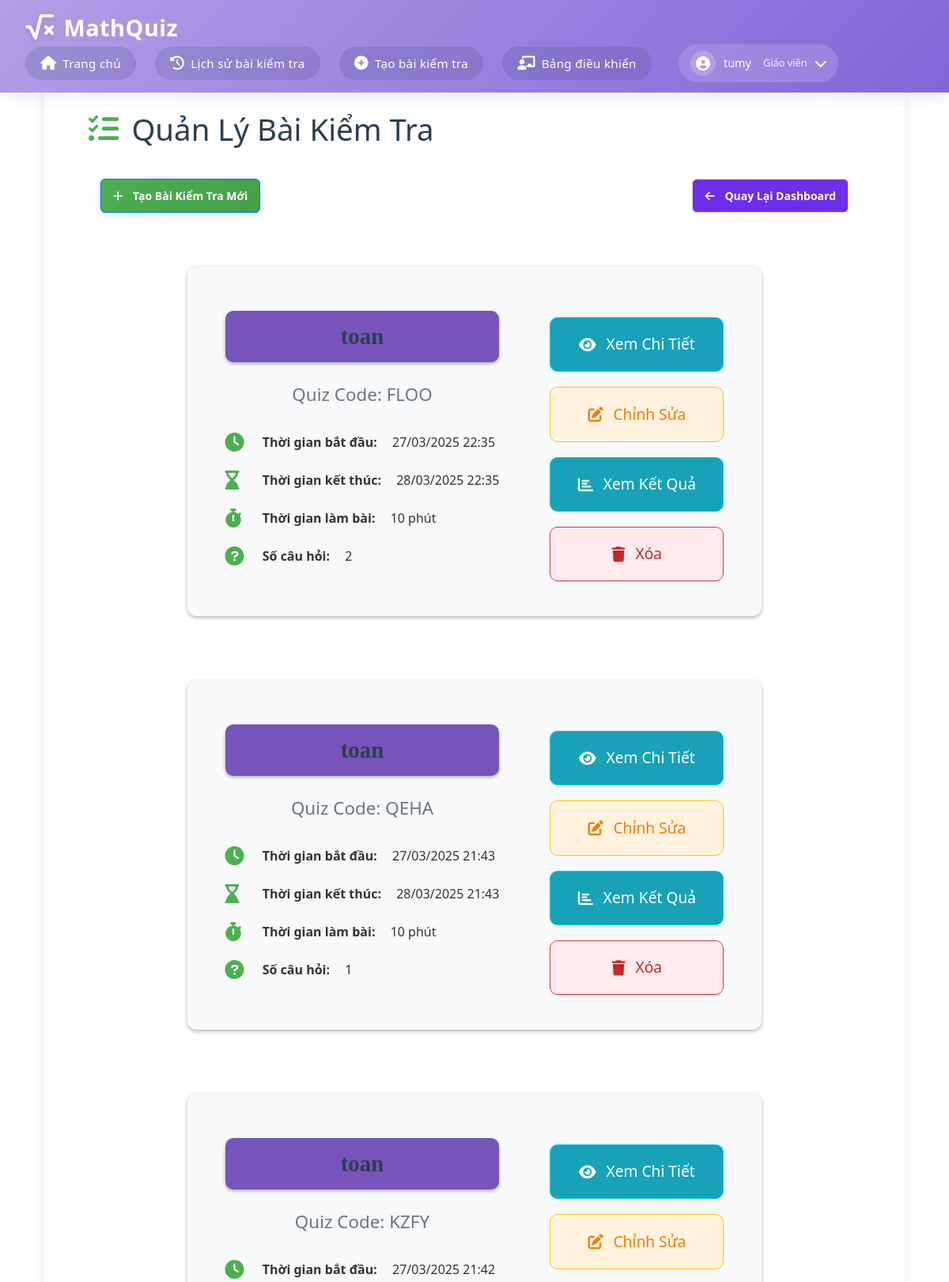
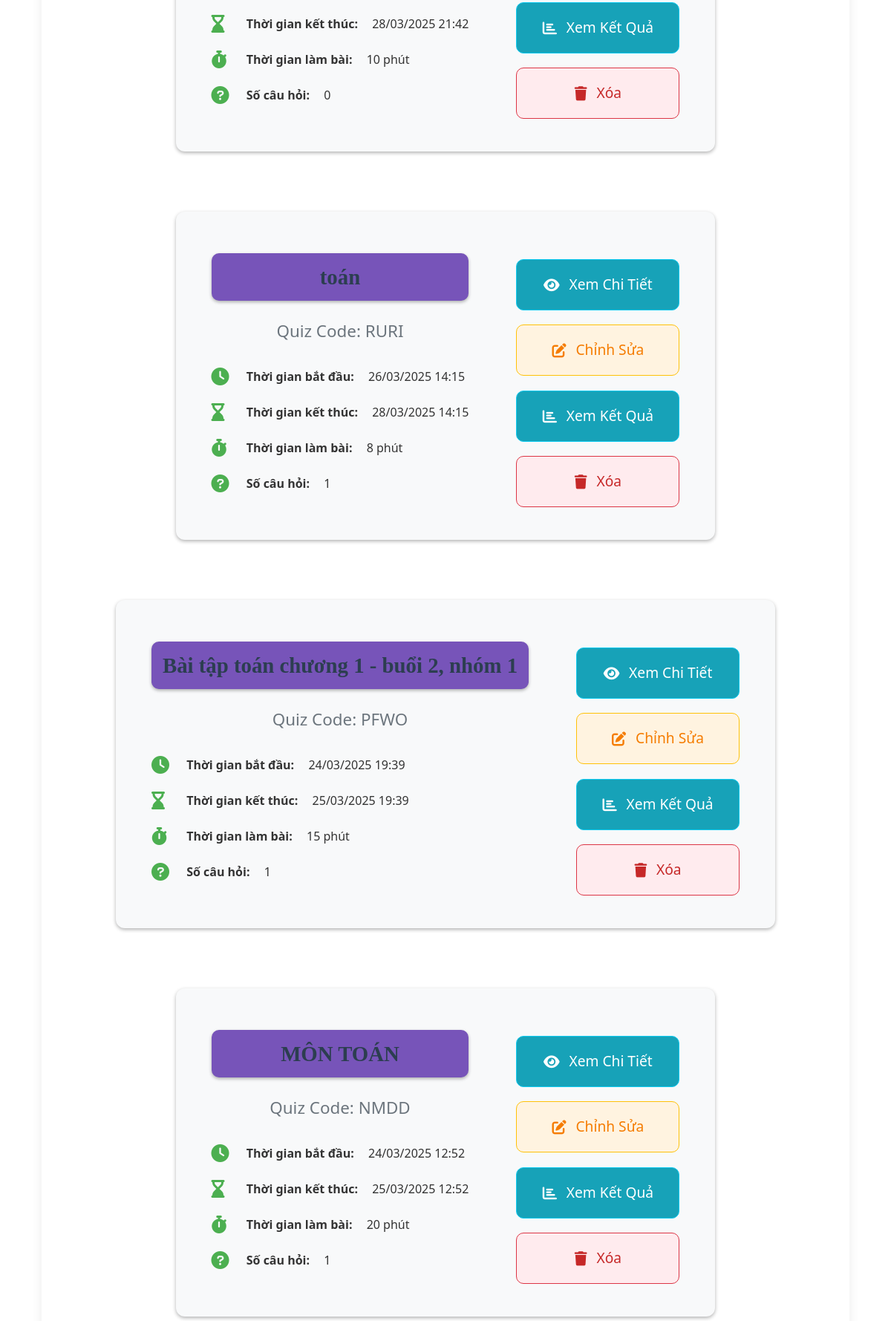
Page /teacher/manage-quizzes (signed in, upper part) on the committed database (2 pictures, top to bottom).
### app.py (models this page shows)
class Quiz(db.Model):
    id = db.Column(db.Integer, primary_key=True)
    title = db.Column(db.String(200), nullable=False)
    quiz_code = db.Column(db.String(10), unique=True, nullable=True, server_default=None)  # Make it nullable with default None
    teacher_id = db.Column(db.Integer, db.ForeignKey('user.id'), nullable=False)
    start_time = db.Column(db.DateTime, nullable=False)
    end_time = db.Column(db.DateTime, nullable=False)
    duration = db.Column(db.Integer, nullable=False)  # in minutes
    max_attempts = db.Column(db.Integer, nullable=True, default=None)  # Số lần làm bài tối đa
    questions = db.relationship('Question', backref='quiz', lazy=True)
    teacher = db.relationship('User', backref='quizzes', lazy=True)

### app.py (the view)
@app.route('/teacher/manage-quizzes')
def manage_quizzes():
    if 'user_id' not in session or session['role'] != 'teacher':
        flash('Bạn không có quyền truy cập trang này!')
        return redirect(url_for('home'))
    teacher_id = session['user_id']
    quizzes = Quiz.query.filter_by(teacher_id=teacher_id).order_by(Quiz.id.desc()).all()
    return render_template('manage_quizzes.html', quizzes=quizzes)

### templates/manage_quizzes.html (shortened to what this page needs)
{% extends "base.html" %}
{% block content %}
<div class="container">
    <h1><i class="fas fa-tasks"></i> Quản Lý Bài Kiểm Tra</h1>
    <div class="action-bar">
        <a href="{{ url_for('create_quiz') }}" class="btn btn-primary">
            <i class="fas fa-plus"></i> Tạo Bài Kiểm Tra Mới
        </a>
        <a href="{{ url_for('teacher_dashboard') }}" class="btn btn-secondary">
            <i class="fas fa-arrow-left"></i> Quay Lại Dashboard
        </a>
    </div>
    <div class="quiz-list-manage">
        {% if quizzes %}
            {% for quiz in quizzes %}
            <div class="quiz-card">
                <div class="quiz-info">
                    <h3>{{ quiz.title }}</h3>
                    {% if quiz.quiz_code %}
                    <div class="quiz-code">Quiz Code: {{ quiz.quiz_code }}</div>
                    {% endif %}
                    <p class="quiz-info-text">
                        <i class="fas fa-clock"></i>
                        <strong>Thời gian bắt đầu:</strong> {{ quiz.start_time.strftime('%d/%m/%Y %H:%M') }}
                    </p>
                    <p class="quiz-info-text">
                        <i class="fas fa-hourglass-end"></i>
                        <strong>Thời gian kết thúc:</strong> {{ quiz.end_time.strftime('%d/%m/%Y %H:%M') }}
                    </p>
                    <p class="quiz-info-text">
                        <i class="fas fa-stopwatch"></i>
                        <strong>Thời gian làm bài:</strong> {{ quiz.duration }} phút
                    </p>
                    <p class="quiz-info-text">
                        <i class="fas fa-question-circle"></i>
                        <strong>Số câu hỏi:</strong> {{ quiz.questions|length }}
                    </p>
                </div>
                <div class="quiz-actions">
                    <a href="{{ url_for('view_quiz', quiz_id=quiz.id) }}" class="btn btn-small btn-info">
                        <i class="fas fa-eye"></i> Xem Chi Tiết
                    </a>
                    <a href="{{ url_for('edit_quiz', quiz_id=quiz.id) }}" class="btn btn-small btn-warning">
                        <i class="fas fa-edit"></i> Chỉnh Sửa
                    </a>
                    <a href="{{ url_for('quiz_results', quiz_id=quiz.id) }}" class="btn btn-small btn-info">
                        <i class="fas fa-chart-bar"></i> Xem Kết Quả
                    </a>
                    <a href="{{ url_for('delete_quiz', quiz_id=quiz.id) }}" class="btn btn-small btn-danger" onclick="return confirm('Bạn có chắc chắn muốn xóa bài kiểm tra này?');">
                        <i class="fas fa-trash"></i> Xóa
                    </a>
                </div>
            </div>
            {% endfor %}
        {% endif %}
    </div>
</div>
{% endblock %}

### static/css/style.css (style rules this page uses)
:root { --primary-color: #9370DB; --secondary-color: #B19CD9; --background-color: linear-gradient(135deg, #9370DB, #9c83ca, #F8F8FF); --text-color: #333; }
* { margin: 0; padding: 0; box-sizing: border-box; }
html, body { height: 100%; margin: 0; display: flex; flex-direction: column; }
body { font-family: Arial, sans-serif; background-color: var(--background-color); color: var(--text-color); line-height: 1.6; height: 100%; width: 100%; margin: 0; }
.container { width: 100%; text-align: center; margin: 30px auto; }
.btn { background-color: #9370DB; color: white; padding: 0.8rem 1.5rem; border: none; border-radius: 4px; cursor: pointer; font-size: 1rem; transition: background-color 0.3s; text-decoration: none; display: inline-block; }
.btn { width: 300px; padding: 12px; font-size: 18px; color: #fff; background-color: #007bff; border: none; border-radius: 4px; cursor: pointer; }
.btn-primary { width: auto; background-color: #1a9248 !important; }
.btn-danger { background-color: #db1c1c; }
.btn-secondary { width: auto; background-color: #6e2eec !important; }
.quiz-card { display: block; background: #ffffff; padding: 1.5rem; border-radius: 10px; box-shadow: 0 2px 5px rgba(0, 0, 0, 0.3); max-width: 100%; margin: 20px auto; width: auto; box-sizing: border-box; height: auto; }
.quiz-card h3 { font-family: 'Times New Roman', Times, serif; background: #7754b9; color: #ffffff; border-radius: 10px; padding: 15px; box-shadow: 0 2px 4px rgba(0,0,0,0.3); margin: 0; font-size: 1.5rem; text-overflow: ellipsis; overflow: hidden; white-space: nowrap; word-wrap: break-word; }
.quiz-card .quiz-info { font-size: 1rem; margin-top: 1rem; }
.quiz-card .quiz-info-text { font-size: 1rem; color: #333; }
.quiz-card .quiz-actions { margin-top: 1.5rem; display: flex; justify-content: space-between; }
.quiz-actions { display: flex; gap: 1rem; margin-top: 1rem; }
.quiz-actions .btn-info { background-color: #17a2b8; color: white; }
.quiz-info-text { font-size: 0.875rem; margin: 5px 0; word-wrap: break-word; }
.btn-small { padding: 0.5rem 1rem; font-size: 0.9rem; }
p { margin-top: 20px; color: #110e0e; text-align: center; }
.quiz-info-text { margin-top: 20px; color: #110e0e; text-align: center; text-align: left; }
.action-bar { display: flex; justify-content: space-between; margin-bottom: 20px; }
.action-bar .btn { padding: 10px 15px; font-size: 14px; font-weight: bold; border-radius: 6px; text-decoration: none; margin-left: 15px; margin-right: 15px; }

### templates/base.html (style rules this page uses)
:root { --primary-color: #b1a0e5; --secondary-color: #8166d8; --background-color: #b1a4dd; --text-color: #333; --shadow: rgba(112, 87, 219, 0.15); }
body { margin: 0; padding: 0; min-height: 100vh; background: var(--background-color); font-family: 'Segoe UI', system-ui, -apple-system, sans-serif; color: var(--text-color); display: flex; flex-direction: column; }
.container { margin-top: 6rem; margin-bottom: 15px; padding: 2rem; background: white; border-radius: 20px; box-shadow: -2px 7px 30px rgb(0 0 0 / 15%); flex: 1; }

### rows in the picture
Quiz: title "toan", quiz_code "FLOO", start_time "27/03/2025 22:35", end_time "28/03/2025 22:35", duration "10", questions|length "2"
Quiz: title "toan", quiz_code "QEHA", start_time "27/03/2025 21:43", end_time "28/03/2025 21:43", duration "10", questions|length "1"
Quiz: title "toan", quiz_code "KZFY", start_time "27/03/2025 21:42", end_time "28/03/2025 21:42", duration "10", questions|length "0"
Quiz: title "toán", quiz_code "RURI", start_time "26/03/2025 14:15", end_time "28/03/2025 14:15", duration "8", questions|length "1"
Quiz: title "Bài tập toán chương 1 - buổi 2, nhóm 1", quiz_code "PFWO", start_time "24/03/2025 19:39", end_time "25/03/2025 19:39", duration "15", questions|length "1"
Quiz: title "MÔN TOÁN", quiz_code "NMDD", start_time "24/03/2025 12:52", end_time "25/03/2025 12:52", duration "20", questions|length "1"

### other values in the picture
{{ session['username'] }} "tumy"
